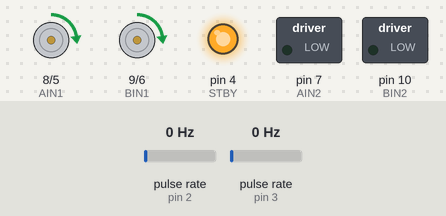
Simulated run of this sketch. Board: Arduino Uno, built with avr-gcc and run on an emulated ATmega328P. On the bench: direction and speed pins drawn as motors (green arrow = direction pin HIGH = forward, orange = LOW = backward, longer = more drive, stopped while the standby pin is LOW), switched loads named in the sketch (green lamp = pin HIGH), output pins drawn as LEDs (lit = HIGH). Wiring (inferred from the names in the program): 2 × pulse sensor: data pin 2 / data pin 3. The test bench sets the inputs (shaded band); at power-on: pulse rate (sensors on pin 2, pin 3) 0 Hz. What the sketch prints to the serial monitor is not drawn.

Above: at 1.2 s.
1.3 s: pulse rate (sensor on pin 2) set to 4 Hz
At 2.71 s:
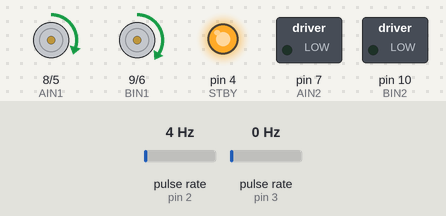
4.3 s: pulse rate (sensor on pin 3) set to 4 Hz
At 4.31 s:
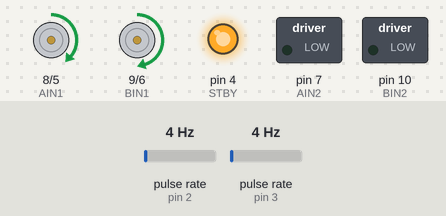
7.3 s: pulse rate (sensor on pin 2) set to 50 Hz
At 7.31 s:
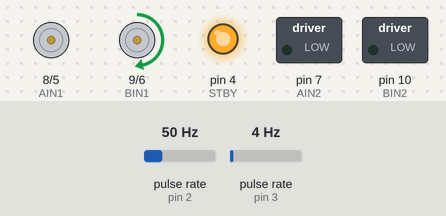
Timing chart, 0 to 16.3 s (numbered marks = the images above; inputs shaded):
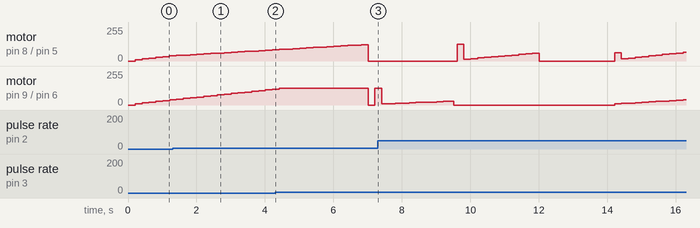

Measured:
- by itself, motor on pin 9 (BIN1) / pin 6 (PWMB): ramps from stopped to forward 38/255 and jumps back, once every 2.1 s

The sketch:

phase4_dual_motor.ino
```cpp
/*
 * Phase 4 — Two Motors + Two Encoders (Independent PID)
 *
 * Each wheel has its own PID speed controller.
 * Tests straight driving and differential turning.
 *
 * Connections:
 * - Encoder Left  → D2 (INT0)
 * - Encoder Right → D3 (INT1)
 * - STBY → D4
 * - PWMA → D5 | AIN2 → D7 | AIN1 → D8  (left motor)
 * - PWMB → D6 | BIN1 → D9 | BIN2 → D10 (right motor)
 */

#include "phase4_dual_motor.h"

// ============================================================================
// PIN DEFINITIONS
// ============================================================================
const uint8_t ENC_LEFT  = 2;
const uint8_t ENC_RIGHT = 3;

const uint8_t STBY = 4;
const uint8_t PWMA = 5;   // Left
const uint8_t PWMB = 6;   // Right
const uint8_t AIN1 = 8;
const uint8_t AIN2 = 7;
const uint8_t BIN1 = 9;
const uint8_t BIN2 = 10;

// ============================================================================
// TEST SEQUENCE — edit these to change behaviour
// ============================================================================
const float DRIVE_SPEED  = 6.0;  // p/s — straight drive speed
const float TURN_SPEED   = 5.0;  // p/s — speed of faster wheel during turn

// ============================================================================
// PID GAINS (tune these)
// ============================================================================
float kP = 1.0;
float kI = 1.5;
float kD = 0.1;

// kI × INTEGRAL_MAX = max integral PWM contribution — must exceed steady-state PWM (~110)
// 1.5 × 80 = 120 → just enough headroom (10 PWM margin over ~110 needed)
const float INTEGRAL_MAX = 80.0;

// ============================================================================
// ENCODER
// ============================================================================
volatile long encLeftCount  = 0;
volatile long encRightCount = 0;

void encLeftISR()  { encLeftCount++; }
void encRightISR() { encRightCount++; }

// ============================================================================
// PID STATE
// ============================================================================
PID leftPID  = {0, 0, 0, 0, 0, 0};
PID rightPID = {0, 0, 0, 0, 0, 0};

// ============================================================================
// TIMING
// ============================================================================
unsigned long lastPIDTime    = 0;
unsigned long lastReportTime = 0;
unsigned long stateTimer     = 0;
const unsigned long PID_INTERVAL    = 200;  // 200ms → ~8 pulses/window at 40 p/s, reduces quantization noise
const unsigned long REPORT_INTERVAL = 500;

// ============================================================================
// TEST STATE MACHINE
// ============================================================================
enum DriveState { FORWARD, TURN_LEFT, TURN_RIGHT, STOP_PAUSE, DONE };
DriveState driveState = FORWARD;

// ============================================================================
// MOTOR
// ============================================================================
void setMotorLeft(int pwm) {
  pwm = constrain(pwm, -255, 255);
  digitalWrite(AIN1, pwm >= 0 ? HIGH : LOW);
  digitalWrite(AIN2, pwm >= 0 ? LOW  : HIGH);
  analogWrite(PWMA, abs(pwm));
  leftPID.pwmOut = pwm;
}

void setMotorRight(int pwm) {
  pwm = constrain(pwm, -255, 255);
  digitalWrite(BIN1, pwm >= 0 ? HIGH : LOW);
  digitalWrite(BIN2, pwm >= 0 ? LOW  : HIGH);
  analogWrite(PWMB, abs(pwm));
  rightPID.pwmOut = pwm;
}

// ============================================================================
// PID UPDATE
// ============================================================================
float computePID(PID &pid, long currentCount, float dt) {
  long delta    = currentCount - pid.lastCount;
  pid.lastCount = currentCount;
  float rawSpeed = delta / dt;
  if (rawSpeed > 30.0f) rawSpeed = pid.speed;  // discard noise spikes from PWM switching
  pid.speed = 0.6f * pid.speed + 0.4f * rawSpeed;  // EMA: reduce pulse-count noise

  float error      = pid.target - pid.speed;
  pid.integral    += error * dt;
  pid.integral     = constrain(pid.integral, -INTEGRAL_MAX, INTEGRAL_MAX);  // anti-windup
  float derivative = (error - pid.lastError) / dt;
  pid.lastError    = error;

  return (kP * error) + (kI * pid.integral) + (kD * derivative);
}

void updatePID(unsigned long now) {
  if (now - lastPIDTime < PID_INTERVAL) return;
  float dt = (now - lastPIDTime) / 1000.0;
  lastPIDTime = now;

  noInterrupts();
  long lc = encLeftCount;
  long rc = encRightCount;
  interrupts();

  setMotorLeft((int)constrain(computePID(leftPID, lc, dt), 0, 255));
  setMotorRight((int)constrain(computePID(rightPID, rc, dt), 0, 255));
}

// ============================================================================
// DRIVE STATE MACHINE
// ============================================================================
void setTargets(float l, float r) {
  if (l != leftPID.target) {
    leftPID.integral = 0; leftPID.lastError = 0; leftPID.speed = 0;
    setMotorLeft(0);
  }
  if (r != rightPID.target) {
    rightPID.integral = 0; rightPID.lastError = 0; rightPID.speed = 0;
    setMotorRight(0);
  }
  leftPID.target  = l;
  rightPID.target = r;
}

void updateDriveSequence(unsigned long now) {
  switch (driveState) {
    case FORWARD:
      setTargets(DRIVE_SPEED, DRIVE_SPEED);
      if (now - stateTimer >= 7000) {
        Serial.println(F(">> Turn left"));
        stateTimer = now;
        driveState = TURN_LEFT;
      }
      break;

    case TURN_LEFT:
      setTargets(TURN_SPEED * 0.3, TURN_SPEED);
      if (now - stateTimer >= 2500) {
        Serial.println(F(">> Turn right"));
        stateTimer = now;
        driveState = TURN_RIGHT;
      }
      break;

    case TURN_RIGHT:
      setTargets(TURN_SPEED, TURN_SPEED * 0.3);
      if (now - stateTimer >= 2500) {
        Serial.println(F(">> Stop"));
        stateTimer = now;
        driveState = STOP_PAUSE;
      }
      break;

    case STOP_PAUSE:
      setTargets(0, 0);
      if (now - stateTimer >= 2000) {
        Serial.println(F(">> Forward"));
        stateTimer = now;
        driveState = FORWARD;
      }
      break;

    case DONE:
      break;
  }
}

// ============================================================================
// REPORT
// ============================================================================
void printReport(unsigned long now) {
  if (now - lastReportTime < REPORT_INTERVAL) return;
  lastReportTime = now;

  Serial.print(F("L: "));
  Serial.print(leftPID.speed, 1);
  Serial.print(F("/"));
  Serial.print(leftPID.target, 1);
  Serial.print(F(" p/s (PWM "));
  Serial.print(leftPID.pwmOut);
  Serial.print(F(") | R: "));
  Serial.print(rightPID.speed, 1);
  Serial.print(F("/"));
  Serial.print(rightPID.target, 1);
  Serial.print(F(" p/s (PWM "));
  Serial.print(rightPID.pwmOut);
  Serial.println(F(")"));
}

// ============================================================================
// SETUP
// ============================================================================
void setup() {
  Serial.begin(115200);
  while (!Serial) { ; }

  Serial.println(F("\n====================================="));
  Serial.println(F("Phase 4 — Dual Motor PID Control"));
  Serial.println(F("=====================================\n"));
  Serial.println(F("Sequence: Forward 7s → Turn left 2.5s → Turn right 2.5s → Stop → repeat"));
  Serial.println();

  pinMode(ENC_LEFT,  INPUT_PULLUP);
  pinMode(ENC_RIGHT, INPUT_PULLUP);
  attachInterrupt(digitalPinToInterrupt(ENC_LEFT),  encLeftISR,  CHANGE);
  attachInterrupt(digitalPinToInterrupt(ENC_RIGHT), encRightISR, CHANGE);

  pinMode(STBY, OUTPUT); digitalWrite(STBY, HIGH);
  pinMode(PWMA, OUTPUT); pinMode(PWMB, OUTPUT);
  pinMode(AIN1, OUTPUT); pinMode(AIN2, OUTPUT);
  pinMode(BIN1, OUTPUT); pinMode(BIN2, OUTPUT);

  lastPIDTime    = millis();
  lastReportTime = millis();
  stateTimer     = millis();

  Serial.println(F(">> Forward"));
}

// ============================================================================
// LOOP
// ============================================================================
void loop() {
  unsigned long now = millis();
  updateDriveSequence(now);
  updatePID(now);
  printReport(now);
}
```

phase4_dual_motor.h
```cpp
#pragma once

struct PID {
  float target;
  float integral;
  float lastError;
  long  lastCount;
  float speed;
  int   pwmOut;
};
```
